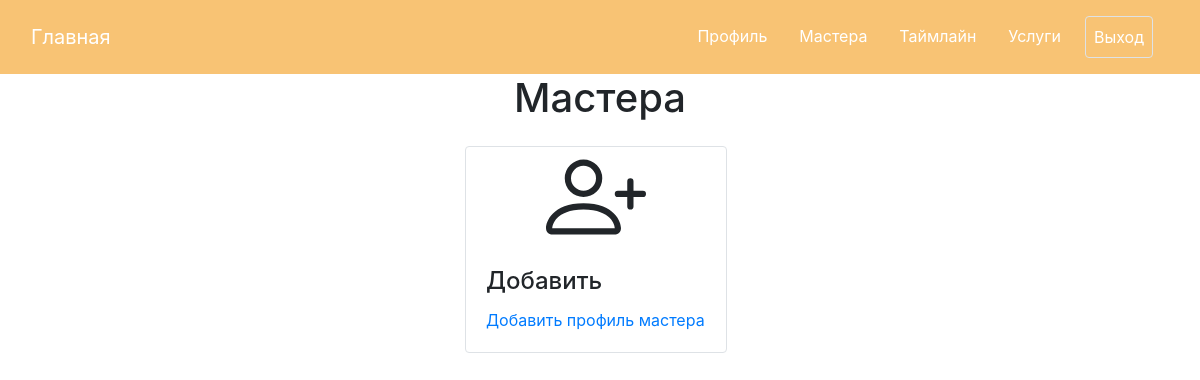
Page /profile/masters (signed in) on the earlier database version.
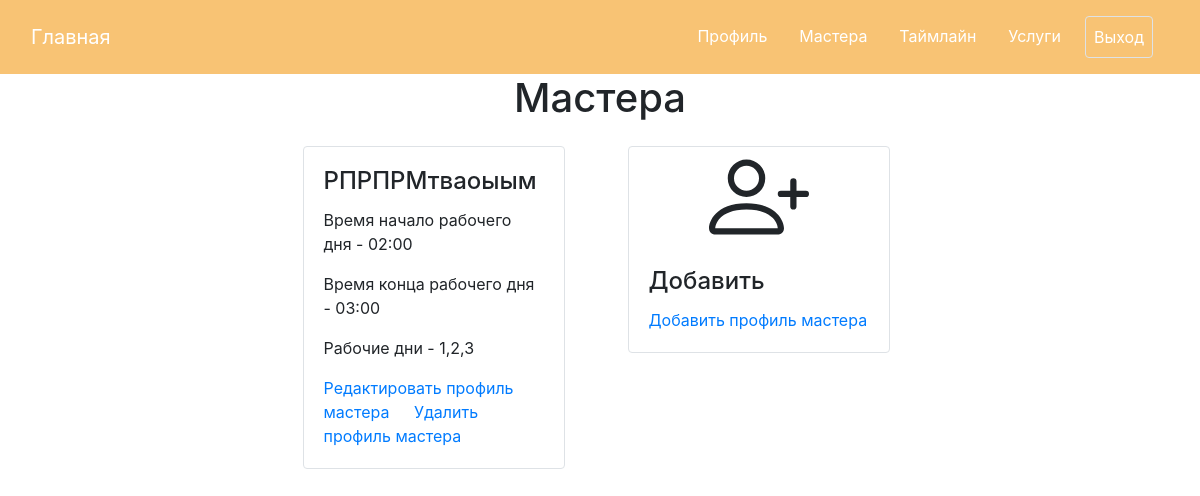
Same page on the later database version.
### data/master.py (models this page shows)
class Master(SqlAlchemyBase):
    __tablename__ = 'masters'
    id = sqlalchemy.Column(sqlalchemy.Integer, primary_key=True, autoincrement=True)
    name = sqlalchemy.Column(sqlalchemy.String, nullable=False)
    admin_id = sqlalchemy.Column(sqlalchemy.Integer, sqlalchemy.ForeignKey("admins.id"))
    start_work_time = sqlalchemy.Column(sqlalchemy.String, nullable=False)  # Format "09:00-21:00"
    end_work_time = sqlalchemy.Column(sqlalchemy.String, nullable=False)
    work_days = sqlalchemy.Column(sqlalchemy.String, nullable=False)  # Format "1,2,3,4,5,6,7" рабочие дни
    admin = orm.relationship('Admin')

### main.py (the view)
@app.route("/profile/masters")
@login_required
def masters():
    db_sess = db_session.create_session()
    data = db_sess.query(Master).filter(Master.admin_id == current_user.id)
    return render_template('masters.html', masters_data=data)

### data/db_session.py (called while the page is built)
def create_session() -> Session:
    global __factory
    return __factory()

### main.py (called while the page is built)
@login_manager.user_loader
def load_user(user_id):
    db_sess = db_session.create_session()
    return db_sess.get(Admin, int(user_id))

### templates/masters.html (shortened to what this page needs)
{% extends "base.html" %}
{% block content %}
<div class="text-center">
    <h1>Мастера</h1>
</div>
<div class="card-group ">
    <div class="mx-auto row row-cols-sm-1 row-cols-md-3">
    {% for item in masters_data%}
        <div class="col mx-auto" style="max-width: 350px; min-width: 300px;">
            <div class="card border mr-2 my-3">
                <div class="card-body">
                    <h4 class="card-title">{{item.name}}</h4>
                    <p class="card-text">Время начало рабочего дня - {{item.start_work_time}}</p>
                    <p class="card-text">Время конца рабочего дня - {{item.end_work_time}}</p>
                    <p class="card-text">Рабочие дни - {{item.work_days}}</p>
                    <a class="card-link" href="/profile/change_masters/{{item.id}}">Редактировать профиль мастера</a>
                    <a class="card-link" href="/profile/delete_masters/{{item.id}}">Удалить профиль мастера</a>
                </div>
            </div>
        </div>
        {% endfor %}
        <div class="col mx-auto" style="max-width: 350px; min-width: 300px;">
            <div class="card border mr-2 my-3">
                <div class="card-img text-center">
                </div>
                <div class="card-body">
                    <h4 class="card-title">Добавить</h4>
                    <a class="card-link" href="/profile/add_masters">Добавить профиль мастера</a>
                </div>
            </div>
        </div>
    </div>
</div>
{% endblock %}

### templates/base.html (shortened to what this page needs)
<!doctype html>
<html lang="ru">
<head>
    <link rel="stylesheet"
          href="https://stackpath.bootstrapcdn.com/bootstrap/4.4.1/css/bootstrap.min.css">
    <link rel="stylesheet" href="{{ url_for('static', filename='css/style.css') }}">
</head>
<body>
<header>
    <nav class="navbar navbar-expand-lg navbar-dark p-3" style="background-color: #f8c374;">
        <div class="container-fluid">
          <a class="navbar-brand" href="/">Главная</a>
          <div class="collapse navbar-collapse justify-content-end" id="navbarNavDropdown">
            {% if not current_user.is_authenticated %}
            <ul class="navbar-nav">
              <li class="nav-item mr-3">
                <a class="nav-link active text-center" href="/login">Вход</a>
              </li>
              <li class="nav-item">
                <a class="nav-link active border rounded text-center" href="/register">Регистрация</a>
              </li>
            </ul>
            {% else %}
            <ul class="navbar-nav">
              <li class="nav-item mr-3">
                <a class="nav-link active text-center" href="/profile">Профиль</a>
              </li>
              <li class="nav-item mr-3">
                <a class="nav-link active text-center" href="/profile/masters">Мастера</a>
              </li>
              <li class="nav-item mr-3">
                <a class="nav-link active text-center" href="/profile/timeline">Таймлайн</a>
              </li>
              <li class="nav-item mr-3">
                <a class="nav-link active text-center" href="/profile/process">Услуги</a>
              </li>
              <li class="nav-item mr-3">
                <a class="nav-link active text-center border rounded" href="/logout">Выход</a>
              </li>
            </ul>
            {% endif %}
          </div>
        </div>
      </nav>
</header>
<main role="main">
    {% block content %}{% endblock %}
</main>
</body>
</body>
</html>

### static/css/style.css (style rules this page uses)
* { margin: 0; padding:0; }

Differences in the rows shown:
added Master: name "РПРПРМтваоыым", start_work_time "02:00", end_work_time "03:00", work_days "1,2,3"
